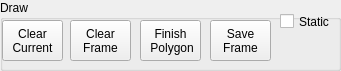
  <widget class="QGroupBox" name="DrawBox">
   <property name="geometry">
    <rect>
     <x>6</x>
     <y>210</y>
     <width>341</width>
     <height>71</height>
    </rect>
   </property>
   <property name="title">
    <string>Draw</string>
   </property>
   <widget class="QPushButton" name="clearTrackButton">
    <property name="geometry">
     <rect>
      <x>2</x>
      <y>20</y>
      <width>61</width>
      <height>41</height>
     </rect>
    </property>
    <property name="text">
     <string>Clear
Current</string>
    </property>
   </widget>
   <widget class="QPushButton" name="finishPolygonButton">
    <property name="geometry">
     <rect>
      <x>140</x>
      <y>20</y>
      <width>61</width>
      <height>41</height>
     </rect>
    </property>
    <property name="text">
     <string>Finish
 Polygon</string>
    </property>
   </widget>
   <widget class="QPushButton" name="saveFrameButton">
    <property name="geometry">
     <rect>
      <x>210</x>
      <y>20</y>
      <width>61</width>
      <height>41</height>
     </rect>
    </property>
    <property name="text">
     <string>Save 
Frame</string>
    </property>
   </widget>
   <widget class="QCheckBox" name="staticDraw">
    <property name="geometry">
     <rect>
      <x>280</x>
      <y>10</y>
      <width>71</width>
      <height>23</height>
     </rect>
    </property>
    <property name="text">
     <string>Static</string>
    </property>
   </widget>
   <widget class="QPushButton" name="clearFrameButton">
    <property name="geometry">
     <rect>
      <x>70</x>
      <y>20</y>
      <width>61</width>
      <height>41</height>
     </rect>
    </property>
    <property name="text">
     <string>Clear
Frame</string>
    </property>
   </widget>
  </widget>
